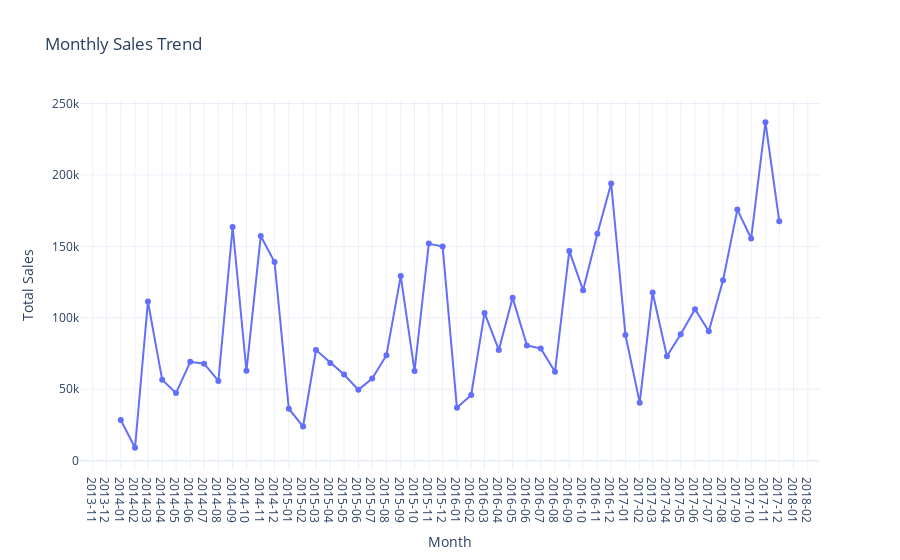

This figure's notebook cell:
### Code cell
import plotly.express as px

fig = px.line(
    df_monthly_sales,
    x='month_start',
    y='total_sales',
    title='Monthly Sales Trend',
    markers=True,
    labels={'month_start': 'Month', 'total_sales': 'Total Sales'}
)

fig.update_layout(
    xaxis=dict(tickformat='%Y-%m', dtick='M1'),
    template='plotly_white'
)

fig.show()

### Figure 1 — Plotly figure (JSON) as saved in the notebook; plotly's stock layout.template omitted (floating-point values rounded to 4 significant figures)
{"data": [{"hovertemplate": "Month=%{x}<br>Total Sales=%{y}<extra></extra>", "legendgroup": "", "line": {"color": "#636efa", "dash": "solid"}, "marker": {"symbol": "circle"}, "mode": "lines+markers", "name": "", "orientation": "v", "showlegend": false, "type": "scatter", "x": ["2014-01-01T00:00:00", "2014-02-01T00:00:00", "2014-03-01T00:00:00", "2014-04-01T00:00:00", "2014-05-01T00:00:00", "2014-06-01T00:00:00", "2014-07-01T00:00:00", "2014-08-01T00:00:00", "2014-09-01T00:00:00", "2014-10-01T00:00:00", "2014-11-01T00:00:00", "2014-12-01T00:00:00", "2015-01-01T00:00:00", "2015-02-01T00:00:00", "2015-03-01T00:00:00", "2015-04-01T00:00:00", "2015-05-01T00:00:00", "2015-06-01T00:00:00", "2015-07-01T00:00:00", "2015-08-01T00:00:00", "2015-09-01T00:00:00", "2015-10-01T00:00:00", "2015-11-01T00:00:00", "2015-12-01T00:00:00", "2016-01-01T00:00:00", "2016-02-01T00:00:00", "2016-03-01T00:00:00", "2016-04-01T00:00:00", "2016-05-01T00:00:00", "2016-06-01T00:00:00", "2016-07-01T00:00:00", "2016-08-01T00:00:00", "2016-09-01T00:00:00", "2016-10-01T00:00:00", "2016-11-01T00:00:00", "2016-12-01T00:00:00", "2017-01-01T00:00:00", "2017-02-01T00:00:00", "2017-03-01T00:00:00", "2017-04-01T00:00:00", "2017-05-01T00:00:00", "2017-06-01T00:00:00", "2017-07-01T00:00:00", "2017-08-01T00:00:00", "2017-09-01T00:00:00", "2017-10-01T00:00:00", "2017-11-01T00:00:00", "2017-12-01T00:00:00"], "xaxis": "x", "y": [28470.0, 9040.0, 111400.0, 56590.0, 47300.0, 69190.0, 67890.0, 55820.0, 163600.0, 62910.0, 157300.0, 139100.0, 36350.0, 23900.0, 77450.0, 68390.0, 60260.0, 49590.0, 57530.0, 73800.0, 129200.0, 62810.0, 151900.0, 149800.0, 37090.0, 45960.0, 103400.0, 77500.0, 114000.0, 80690.0, 78520.0, 62230.0, 146800.0, 119400.0, 158800.0, 194000.0, 87940.0, 40600.0, 117700.0, 73040.0, 88520.0, 106000.0, 90530.0, 126200.0, 175700.0, 155600.0, 236900.0, 167700.0], "yaxis": "y"}], "layout": {"autosize": true, "legend": {"tracegroupgap": 0}, "title": {"text": "Monthly Sales Trend"}, "xaxis": {"anchor": "y", "autorange": true, "domain": [0, 1], "dtick": "M1", "range": ["2013-09-30 18:24:01.8545", "2018-03-03 05:35:58.1455"], "tickformat": "%Y-%m", "title": {"text": "Month"}, "type": "date"}, "yaxis": {"anchor": "x", "autorange": true, "domain": [0, 1], "range": [-10350.0, 256300.0], "title": {"text": "Total Sales"}, "type": "linear"}}}
